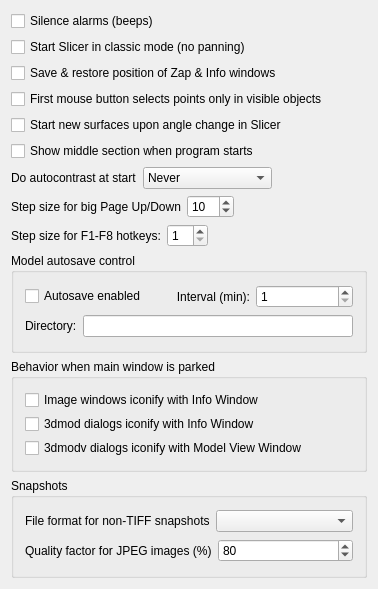
<ui version="4.0" >
 <class>BehaviorForm</class>
 <widget class="QWidget" name="BehaviorForm" >
  <property name="geometry" >
   <rect>
    <x>0</x>
    <y>0</y>
    <width>378</width>
    <height>589</height>
   </rect>
  </property>
  <property name="windowTitle" >
   <string>Behavior</string>
  </property>
  <layout class="QVBoxLayout" name="verticalLayout" >
   <item>
    <widget class="QCheckBox" name="silenceBox" >
     <property name="toolTip" >
      <string>Turn off the beep for error mesages</string>
     </property>
     <property name="text" >
      <string>Silence alarms (beeps)</string>
     </property>
    </widget>
   </item>
   <item>
    <widget class="QCheckBox" name="classicBox" >
     <property name="text" >
      <string>Start Slicer in classic mode (no panning)</string>
     </property>
    </widget>
   </item>
   <item>
    <widget class="QCheckBox" name="geomCheckBox" >
     <property name="text" >
      <string>Save &amp;&amp; restore position of Zap &amp;&amp; Info windows</string>
     </property>
    </widget>
   </item>
   <item>
    <widget class="QCheckBox" name="selectONcheckBox" >
     <property name="toolTip" >
      <string>Ignore objects that are OFF when attaching with mouse</string>
     </property>
     <property name="text" >
      <string>First mouse button selects points only in visible objects</string>
     </property>
    </widget>
   </item>
   <item>
    <widget class="QCheckBox" name="slicerNewSurfBox" >
     <property name="toolTip" >
      <string>When modeling closed contours in slicer, start a new surface when the angle changes</string>
     </property>
     <property name="text" >
      <string>Start new surfaces upon angle change in Slicer</string>
     </property>
    </widget>
   </item>
   <item>
    <widget class="QCheckBox" name="startAtMidZBox" >
     <property name="toolTip" >
      <string>Start program on middle section instead of first one</string>
     </property>
     <property name="text" >
      <string>Show middle section when program starts</string>
     </property>
    </widget>
   </item>
   <item>
    <layout class="QHBoxLayout" >
     <item>
      <widget class="QLabel" name="textLabel1_2" >
       <property name="text" >
        <string>Do autocontrast at start</string>
       </property>
       <property name="wordWrap" >
        <bool>false</bool>
       </property>
      </widget>
     </item>
     <item>
      <widget class="QComboBox" name="autoConAtStartBox" >
       <property name="toolTip" >
        <string>Set contrast with "Auto" on first section shown</string>
       </property>
       <item>
        <property name="text" >
         <string>Never</string>
        </property>
       </item>
       <item>
        <property name="text" >
         <string>If no model loaded</string>
        </property>
       </item>
       <item>
        <property name="text" >
         <string>Always</string>
        </property>
       </item>
      </widget>
     </item>
     <item>
      <spacer name="spacer23" >
       <property name="orientation" >
        <enum>Qt::Horizontal</enum>
       </property>
       <property name="sizeType" >
        <enum>QSizePolicy::Expanding</enum>
       </property>
       <property name="sizeHint" stdset="0" >
        <size>
         <width>40</width>
         <height>20</height>
        </size>
       </property>
      </spacer>
     </item>
    </layout>
   </item>
   <item>
    <layout class="QHBoxLayout" name="horizontalLayout" >
     <item>
      <widget class="QLabel" name="label" >
       <property name="text" >
        <string>Step size for big Page Up/Down</string>
       </property>
      </widget>
     </item>
     <item>
      <widget class="QSpinBox" name="pageStepSpinBox" >
       <property name="toolTip" >
        <string>Step size for paging up and down with keypad * and / hot keys</string>
       </property>
       <property name="minimum" >
        <number>2</number>
       </property>
       <property name="maximum" >
        <number>500</number>
       </property>
       <property name="value" >
        <number>10</number>
       </property>
      </widget>
     </item>
     <item>
      <spacer name="spacer23_2" >
       <property name="orientation" >
        <enum>Qt::Horizontal</enum>
       </property>
       <property name="sizeType" >
        <enum>QSizePolicy::Expanding</enum>
       </property>
       <property name="sizeHint" stdset="0" >
        <size>
         <width>40</width>
         <height>20</height>
        </size>
       </property>
      </spacer>
     </item>
    </layout>
   </item>
   <item>
    <layout class="QHBoxLayout" >
     <property name="spacing" >
      <number>6</number>
     </property>
     <property name="margin" >
      <number>0</number>
     </property>
     <item>
      <widget class="QLabel" name="TextLabel3" >
       <property name="text" >
        <string>Step size for F1-F8 hotkeys:</string>
       </property>
       <property name="wordWrap" >
        <bool>false</bool>
       </property>
      </widget>
     </item>
     <item>
      <widget class="QSpinBox" name="f1f8StepSpinBox" >
       <property name="toolTip" >
        <string>Step change in black/white values with F1 to F8 keys</string>
       </property>
       <property name="minimum" >
        <number>1</number>
       </property>
       <property name="maximum" >
        <number>16</number>
       </property>
      </widget>
     </item>
     <item>
      <spacer name="Spacer8" >
       <property name="orientation" >
        <enum>Qt::Horizontal</enum>
       </property>
       <property name="sizeType" >
        <enum>QSizePolicy::Expanding</enum>
       </property>
       <property name="sizeHint" stdset="0" >
        <size>
         <width>30</width>
         <height>0</height>
        </size>
       </property>
      </spacer>
     </item>
    </layout>
   </item>
   <item>
    <widget class="QGroupBox" name="GroupBox5" >
     <property name="title" >
      <string>Model autosave control</string>
     </property>
     <layout class="QVBoxLayout" >
      <property name="spacing" >
       <number>6</number>
      </property>
      <property name="margin" >
       <number>11</number>
      </property>
      <item>
       <layout class="QHBoxLayout" >
        <property name="spacing" >
         <number>6</number>
        </property>
        <property name="margin" >
         <number>0</number>
        </property>
        <item>
         <widget class="QCheckBox" name="autosaveEnabledBox" >
          <property name="toolTip" >
           <string>Save model to #autosave# file periodically</string>
          </property>
          <property name="text" >
           <string>Autosave enabled</string>
          </property>
         </widget>
        </item>
        <item>
         <widget class="QLabel" name="TextLabel7" >
          <property name="text" >
           <string>Interval (min):</string>
          </property>
          <property name="alignment" >
           <set>Qt::AlignRight|Qt::AlignTrailing|Qt::AlignVCenter</set>
          </property>
          <property name="wordWrap" >
           <bool>false</bool>
          </property>
         </widget>
        </item>
        <item>
         <widget class="QSpinBox" name="autosaveSpinBox" >
          <property name="toolTip" >
           <string>Enter time in minutes between model autosaves</string>
          </property>
          <property name="minimum" >
           <number>1</number>
          </property>
         </widget>
        </item>
       </layout>
      </item>
      <item>
       <layout class="QHBoxLayout" >
        <property name="spacing" >
         <number>6</number>
        </property>
        <property name="margin" >
         <number>0</number>
        </property>
        <item>
         <widget class="QLabel" name="TextLabel8" >
          <property name="text" >
           <string>Directory:</string>
          </property>
          <property name="wordWrap" >
           <bool>false</bool>
          </property>
         </widget>
        </item>
        <item>
         <widget class="QLineEdit" name="autosaveDirEdit" >
          <property name="toolTip" >
           <string>Enter a directory for autosave files to be placed in</string>
          </property>
         </widget>
        </item>
       </layout>
      </item>
     </layout>
    </widget>
   </item>
   <item>
    <widget class="QGroupBox" name="GroupBox3" >
     <property name="title" >
      <string>Behavior when main window is parked</string>
     </property>
     <layout class="QVBoxLayout" >
      <property name="spacing" >
       <number>4</number>
      </property>
      <property name="margin" >
       <number>11</number>
      </property>
      <item>
       <widget class="QCheckBox" name="imageIconifyBox" >
        <property name="toolTip" >
         <string>Park all image windows (Zap, Slicer, etc) when parking Info Window</string>
        </property>
        <property name="text" >
         <string>Image windows iconify with Info Window</string>
        </property>
       </widget>
      </item>
      <item>
       <widget class="QCheckBox" name="imodDlgIconifyBox" >
        <property name="toolTip" >
         <string>Park all 3dmod dialogs (Edit-Object-Type, etc) when parking Info Window</string>
        </property>
        <property name="text" >
         <string>3dmod dialogs iconify with Info Window</string>
        </property>
       </widget>
      </item>
      <item>
       <widget class="QCheckBox" name="imodvDlgIconifyBox" >
        <property name="toolTip" >
         <string>Park all 3dmodv dialogs (Edit-Objects, etc)  when parking 3dmodv Window</string>
        </property>
        <property name="text" >
         <string>3dmodv dialogs iconify with Model View Window</string>
        </property>
       </widget>
      </item>
     </layout>
    </widget>
   </item>
   <item>
    <widget class="QGroupBox" name="groupBox7" >
     <property name="title" >
      <string>Snapshots</string>
     </property>
     <layout class="QVBoxLayout" >
      <item>
       <layout class="QHBoxLayout" >
        <item>
         <widget class="QLabel" name="textLabel1" >
          <property name="text" >
           <string>File format for non-TIFF snapshots</string>
          </property>
          <property name="wordWrap" >
           <bool>false</bool>
          </property>
         </widget>
        </item>
        <item>
         <widget class="QComboBox" name="formatComboBox" >
          <property name="toolTip" >
           <string>Select file format for "RGB" snapshots</string>
          </property>
         </widget>
        </item>
       </layout>
      </item>
      <item>
       <layout class="QHBoxLayout" >
        <item>
         <widget class="QLabel" name="textLabel2" >
          <property name="toolTip" >
           <string>Factor determining compression/quality of JPEG images</string>
          </property>
          <property name="text" >
           <string>Quality factor for JPEG images (%)</string>
          </property>
          <property name="wordWrap" >
           <bool>false</bool>
          </property>
         </widget>
        </item>
        <item>
         <widget class="QSpinBox" name="qualitySpinBox" >
          <property name="toolTip" >
           <string>Factor determining compression/quality of JPEG images (-1 for default)</string>
          </property>
          <property name="minimum" >
           <number>-1</number>
          </property>
          <property name="maximum" >
           <number>100</number>
          </property>
          <property name="value" >
           <number>80</number>
          </property>
         </widget>
        </item>
       </layout>
      </item>
     </layout>
    </widget>
   </item>
  </layout>
 </widget>
 <layoutdefault spacing="6" margin="11" />
 <resources/>
 <connections/>
</ui>
